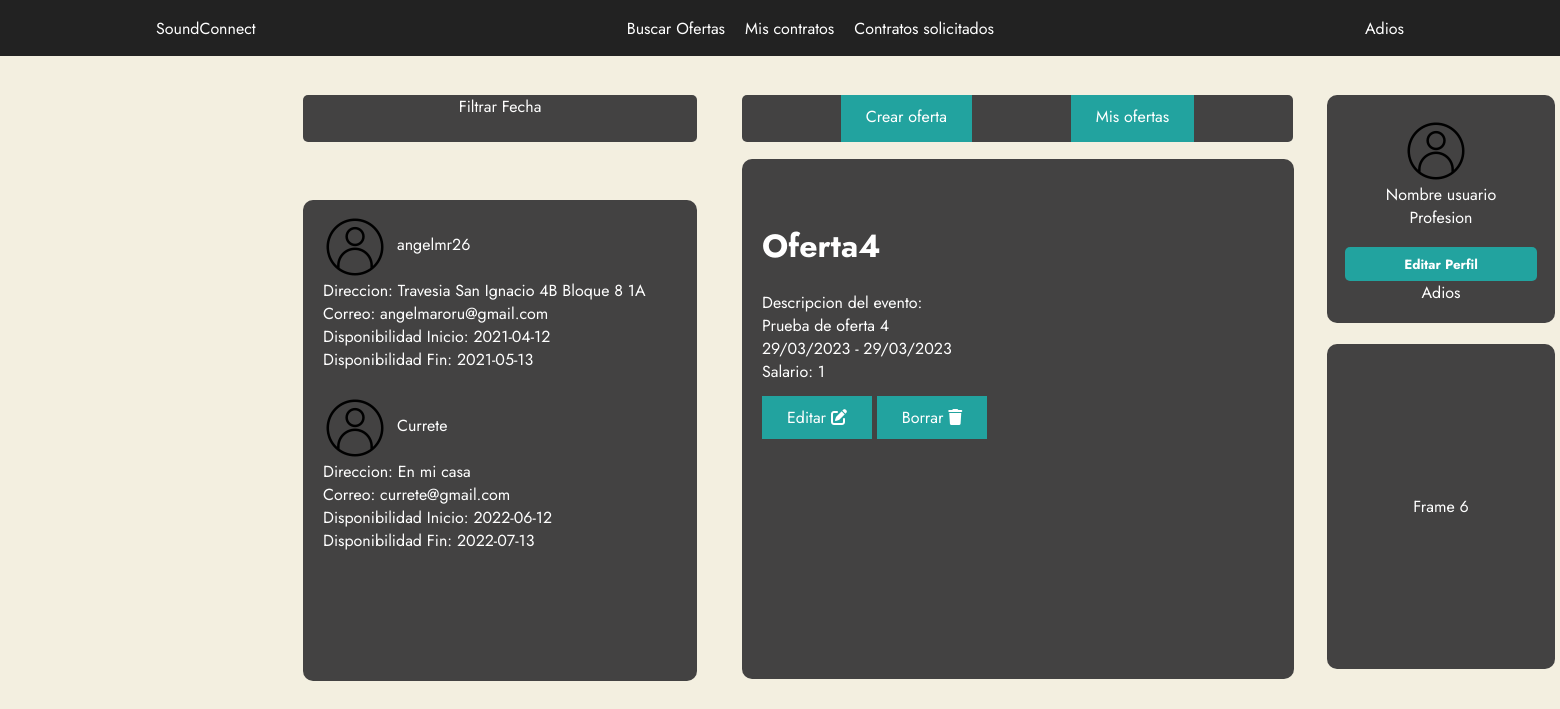
The page /Vista/listar_ofertas.php?id=4&inicio_evento=2023-03-29&fin_evento=2023-03-29 (signed in) on the database its author committed.
### tables this page shows
CREATE TABLE `usuario` (
  `idUser` int(11) NOT NULL,
  `nombre` varchar(255) NOT NULL,
  `correo` varchar(255) NOT NULL,
  `contraseña` varchar(255) NOT NULL,
  `direccion` varchar(255) NOT NULL,
  `disponibilidad_inicio1` date DEFAULT NULL,
  `disponibilidad_fin1` date DEFAULT NULL,
  `activo` tinyint(4) NOT NULL,
  `disponibilidad_inicio2` date DEFAULT NULL,
  `disponibilidad_fin2` date DEFAULT NULL,
  `disponibilidad_inicio3` date DEFAULT NULL,
  `disponibilidad_fin3` date DEFAULT NULL,
  `etiqueta1` varchar(255) NOT NULL,
  `etiqueta2` varchar(255) NOT NULL,
  `etiqueta3` varchar(255) NOT NULL
);

CREATE TABLE `ofertas` (
  `idOferta` int(11) NOT NULL,
  `nombre` varchar(255) NOT NULL,
  `descripcion` varchar(255) NOT NULL,
  `evento_inicio` date DEFAULT NULL,
  `evento_fin` date DEFAULT NULL,
  `precio` float NOT NULL,
  `idEmpresa` int(11) NOT NULL
);

### Modelo/usuario.php (called while the page is built, shortened)
<?php
function findAllUsuario()
{
    $sqlFindAll = "SELECT * FROM usuario";
    $result = $GLOBALS["bd"]->query($sqlFindAll);
    $res = $result->fetchAll(PDO::FETCH_ASSOC);
    return $res;
}

### Controlador/controlador_users.php (called while the page is built, shortened)
<?php
include("../Modelo/usuario.php");
$usuarios = findAllUsuario();
?>

### Controlador/controlador_ofertas.php (called while the page is built, shortened)
<?php
function findOneByIdOferta($id) {
    $sqlfindOneByIdOferta = "SELECT * FROM ofertas WHERE idOferta = '$id'";
    $result = $GLOBALS["bd"]->query($sqlfindOneByIdOferta);
    $res = $result->fetch(PDO::FETCH_ASSOC);
    return $res;
}

### Vista/listar_ofertas.php (the view, shortened to what this page needs)
<!DOCTYPE html>
<html lang="en">
<head>
    <link rel="stylesheet" href="../Vista/assets/css/index.css">
</head>
<?php
include("./assets/includes/header.php");
include("../Controlador/controlador_ofertas.php");
include("../Controlador/controlador_users.php");
?>
<body>
    <div id="frame1">
        <div class="filtro">
            <span>Filtrar Fecha</span>
        </div>
    </div>
    <div id="frame2">
        <a class="button" href="./crearoferta.php">Crear oferta</a>
        <a class="button" href="./listar_ofertas.php">Mis ofertas</a>
    </div>
    <div id="frame3">
        <img src="./assets/images/user.png" alt="foto de perfil">
        <p>Nombre usuario</p>
        <span>Profesion</span>
        <?php
        if (isset($_SESSION["correo"])) {
            echo " <form action='./perfil_empresa.php' method='pos'><button id='editar_perfil'>Editar Perfil</button></form>";
            echo "<a href='/Controlador/Logout.php'>Adios</a>";
        } else {
            echo "<a href='/Vista/login_user.php'>Hola</a>";
        }
        ?>
    </div>
    <div id="frame4">
        <?php
        if (isset($_SESSION["correo"])) {
            if ($_SESSION['rol'] == "empresa") {
                if (isset($_GET['id'])) {
                    if (count($usuarios) != 0) { ?>
                        <?php
                        foreach ($usuarios as $user) {
                        ?>
                            <a href="listar_users.php?idUser=<?php echo $user["idUser"] ?>">
                                <div id="container">
                                    <div id="users">
                                        <img src="./assets/images/user.png" alt="">
                                        <span><?php echo $user["nombre"] ?></span>
                                    </div>
                                    <p>Direccion: <?php echo $user["direccion"] ?> </p>
                                    <p>Correo: <?php echo $user["correo"] ?> </p>
                                    <?php
                                    if (isset($user["disponibilidad_inicio1"])) {
                                    ?>
                                        <p>Disponibilidad Inicio: <?php echo $user["disponibilidad_inicio1"] ?> </p>
                                    <?php
                                    }
                                    ?>
                                    <?php
                                    if (isset($user["disponibilidad_fin1"])) {
                                    ?>
                                        <p>Disponibilidad Fin: <?php echo $user["disponibilidad_fin1"] ?> </p>
                                    <?php
                                    }
                                    ?>
                                </div>
                            </a>
                        <?php
                        }
                    } else if (isset($_GET['id'])) {
                        echo '<p>No hay usuarios</p>';
                    }
                }
            }
        }
        ?>
    </div>
    <div id="frame5">
        <div id="avanzado">
        </div>
        <div id="contenedor">
            <?php
            if (isset($_GET['id'])) {
                if ($_SESSION['rol'] == "empresa") { ?>
                    <?php
                    $muestra = findOneByIdOferta($_GET['id']);
                    ?>
                    <h1><?php echo $muestra["nombre"] ?></h1>
                    <p>Descripcion del evento: </p>
                    <p><?php echo $muestra["descripcion"] ?></p>
                    <p><?php
                        $originalDate = $muestra["evento_inicio"];
                        $originalDate2 = $muestra["evento_fin"];
                        $newDate = date("d/m/Y", strtotime($originalDate));
                        $newDate2 = date("d/m/Y", strtotime($originalDate2));
                        echo $newDate . "   -   " . $newDate2 ?>
                    </p>
                    <p>Salario: <?php echo $muestra["precio"] ?> </p>
                    <br>
                    <a class="button2" href="../Vista/editar_oferta.php?idOferta=<?php echo $muestra["idOferta"] ?>">Editar <i class="fa-solid fa-pen-to-square"></i></a>
                    <a class="delete" href="../Controlador/borrar_oferta.php?id=<?php echo $muestra["idOferta"] ?>">Borrar <i class="fa-solid fa-trash"></i></a>
            <?php
                }
            } else {
                echo '<p>No hay</p>';
            }
            ?>
        </div>
    </div>
    <div id="frame6">
        <p>Frame 6</p>
    </div>
</body>
</html>

### Vista/assets/css/index.css (style rules this page uses)
* { font-family: "Jost", sans-serif; }
#frame1 { top: 95px; left: 303px; width: 394px; height: 47px; position: absolute; display: flex; border-color: transparent; border-radius: 5px; justify-content: space-evenly; color: #fff; background-color: #434242; }
#frame2 { top: 95px; left: 742px; width: 551px; height: 47px; position: absolute; border-color: transparent; display: flex; justify-content: space-evenly; border-radius: 5px; color: #fff; background-color: #434242; }
#frame3 { top: 95px; left: 1327px; width: 228px; height: 228px; position: absolute; display: flex; border-color: transparent; border-radius: 10px; color: #fff; background-color: #434242; align-items: center; flex-direction: column; justify-content: center; }
#frame4 { top: 200px; left: 303px; width: 394px; height: 481px; overflow: auto; position: absolute; border-color: transparent; display: flex; border-radius: 10px; color: #fff; background-color: #434242; flex-direction: column; }
#frame5 { top: 159px; left: 742px; width: 552px; height: 520px; position: absolute; border-color: transparent; display: flex; flex-direction: column; justify-content: space-evenly; border-radius: 10px; color: #fff; background-color: #434242; }
#frame6 { top: 344px; left: 1327px; width: 228px; height: 325px; position: absolute; border-color: transparent; display: flex; justify-content: space-evenly; flex-direction: column; align-items: center; border-radius: 10px; color: #fff; background-color: #434242; }
#editar_perfil { background-color: #22a39f; min-width: 192px; height: 34px; color: #fff; margin-top: 18px; font-weight: bold; cursor: pointer; transition: all 0.3s ease; position: relative; display: inline-block; outline: none; overflow: hidden; border-radius: 5px; border: none; }
#avanzado { display: flex; justify-content: center; }
#contenedor { height: 100%; margin-left: 20px; margin-bottom: 20px; margin-right: 20px; }
p { margin: 0px; }
#users { display: flex; align-items: center; }
#container { margin-left: 20px; margin-top: 10px; margin-right: 20px; margin-bottom: 10px; }
.filtro { position: relative; display: inline-block; }
.button { background-color: #22a39f; color: #fff; padding: 10px 25px; }
.button2 { background-color: #22a39f; color: #fff; padding: 10px 25px; }
.delete { background-color: #22a39f; color: #fff; padding: 10px 25px; }
img { padding-right: 10px; padding-top: 5px; }

### Vista/assets/css/header.css (style rules this page uses)
body { background: #F3EFE0; }
a { text-decoration: none; color:#fff; }

### rows shown on the page
usuario: nombre "angelmr26", direccion "Travesia San Ignacio 4B Bloque 8 1A", correo "angelmaroru@gmail.com", disponibilidad_inicio1 "2021-04-12", disponibilidad_fin1 "2021-05-13"
usuario: nombre "Currete", direccion "En mi casa", correo "currete@gmail.com", disponibilidad_inicio1 "2022-06-12", disponibilidad_fin1 "2022-07-13"
ofertas: nombre "Oferta4", descripcion "Prueba de oferta 4", evento_inicio "29/03/2023", evento_fin "29/03/2023", precio "1"
